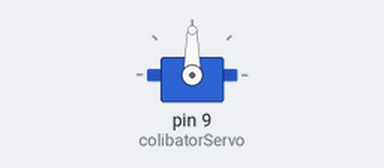
A sketch run on a simulated Arduino Uno, built with avr-gcc and run on an emulated ATmega328P. Shown: servo.

Above: at 0.05 s.
At 1.95 s:
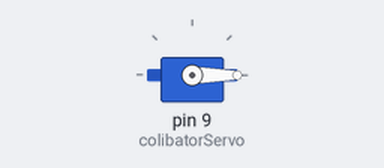
At 3.9 s:
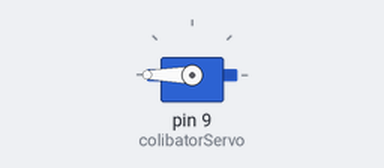
Timing chart, 0 to 9.0 s (numbered marks = the images above):
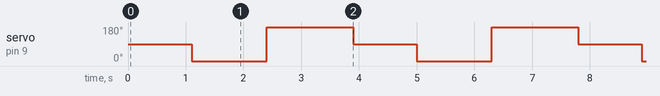

Measured:
- by itself, servo on pin 9 (colibatorServo): repeats every 3.9 s: 180° 1.5 s, 90° 1.1 s, 0° 1.3 s

The sketch:

arduinoColebator.ino
```cpp
#if ARDUINO >= 100
#include "Arduino.h" // usr/share/arduino/hardware/arduino/cores/arduino/Arduino.h
#else
#endif
#include <Servo.h>

Servo colibatorServo;

void setup()
{
    Serial.begin(9600);
    colibatorServo.attach(9);
}

void loop()
{
    colibatorServo.write(90); //central
    digitalWrite(13,1);
    delay(100);
    digitalWrite(13,0);
    delay(1000);

    colibatorServo.write(0); //left
    digitalWrite(13,1);
    delay(100);
    digitalWrite(13,0);
    delay(100);
    digitalWrite(13,1);
    delay(100);
    digitalWrite(13,0);
    delay(1000);

    colibatorServo.write(180); //right
    digitalWrite(13,1);
    delay(100);
    digitalWrite(13,0);
    delay(100);
    digitalWrite(13,1);
    delay(100);
    digitalWrite(13,0);
    delay(100);
    digitalWrite(13,1);
    delay(100);
    digitalWrite(13,0);
    delay(1000);
}
```
